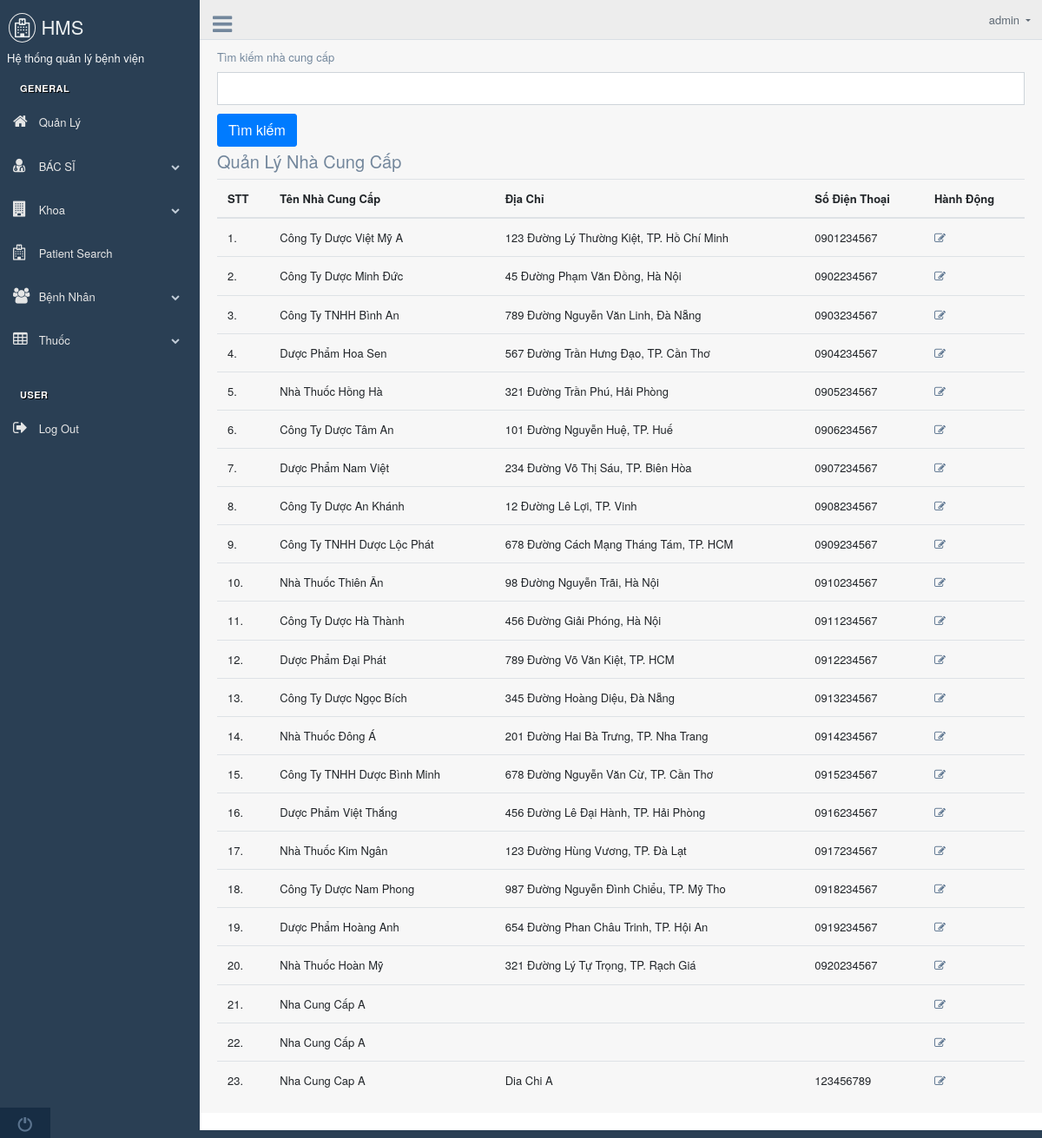
The app's page /admin/manage-NCC.php (signed in) with its own data.
### tables this page shows
CREATE TABLE `nhacungcap` (
  `maNhaCungCap` int(11) NOT NULL,
  `tenNhaCungCap` varchar(100) NOT NULL,
  `diaChi` varchar(255) NOT NULL,
  `soDienThoai` varchar(15) NOT NULL
);

### admin/manage-NCC.php (the view, shortened to what this page needs)
<?php
include('include/config.php');
?>
<!DOCTYPE html>
<head>
    <link href="../vendors/bootstrap/dist/css/bootstrap.min.css" rel="stylesheet">
    <link href="../vendors/font-awesome/css/font-awesome.min.css" rel="stylesheet">
    <link href="../assets/css/custom.min.css" rel="stylesheet">
</head>
<body class="nav-md">
    <?php include('include/header.php'); ?>
    <div class="row">
        <div class="col-md-12">
            <form role="form" method="post" name="search">
                <div class="form-group">
                    <label for="searchdata">Tìm kiếm nhà cung cấp</label>
                    <input type="text" name="searchdata" id="searchdata" class="form-control" required='true'>
                </div>
                <button type="submit" name="search" id="submit" class="btn btn-o btn-primary">Tìm kiếm</button>
            </form>
        </div>
    </div>
    <div class="row">
        <div class="col-md-12">
            <h5 class="over-title margin-bottom-15">Quản Lý <span class="text-bold">Nhà Cung Cấp</span></h5>
            <table class="table table-hover">
                <thead>
                    <tr>
                        <th class="center">STT</th>
                        <th>Tên Nhà Cung Cấp</th>
                        <th>Địa Chỉ</th>
                        <th>Số Điện Thoại</th>
                        <th>Hành Động</th>
                    </tr>
                </thead>
                <tbody>
                    <?php
                    $sql = mysqli_query($con, "SELECT * FROM nhacungcap");
                    $cnt = 1;
                    while ($row = mysqli_fetch_array($sql)) {
                    ?>
                        <tr>
                            <td class="center"><?php echo $cnt; ?>.</td>
                            <td><?php echo $row['tenNhaCungCap']; ?></td>
                            <td><?php echo $row['diaChi']; ?></td>
                            <td><?php echo $row['soDienThoai']; ?></td>
                            <td>
                                <a href="edit-ncc.php?editid=<?php echo $row['maNhaCungCap']; ?>"><i class="fa fa-edit"></i></a>
                            </td>
                        </tr>
                    <?php
                        $cnt++;
                    }
                    ?>
                </tbody>
            </table>
        </div>
    </div>
    <?php include('include/footer.php'); ?>
</body>

### records on screen
nhacungcap: tenNhaCungCap "Công Ty Dược Việt Mỹ A", diaChi "123 Đường Lý Thường Kiệt, TP. Hồ Chí Minh", soDienThoai "0901234567"
nhacungcap: tenNhaCungCap "Công Ty Dược Minh Đức", diaChi "45 Đường Phạm Văn Đồng, Hà Nội", soDienThoai "0902234567"
nhacungcap: tenNhaCungCap "Công Ty TNHH Bình An", diaChi "789 Đường Nguyễn Văn Linh, Đà Nẵng", soDienThoai "0903234567"
nhacungcap: tenNhaCungCap "Dược Phẩm Hoa Sen", diaChi "567 Đường Trần Hưng Đạo, TP. Cần Thơ", soDienThoai "0904234567"
nhacungcap: tenNhaCungCap "Nhà Thuốc Hồng Hà", diaChi "321 Đường Trần Phú, Hải Phòng", soDienThoai "0905234567"
nhacungcap: tenNhaCungCap "Công Ty Dược Tâm An", diaChi "101 Đường Nguyễn Huệ, TP. Huế", soDienThoai "0906234567"
nhacungcap: tenNhaCungCap "Dược Phẩm Nam Việt", diaChi "234 Đường Võ Thị Sáu, TP. Biên Hòa", soDienThoai "0907234567"
nhacungcap: tenNhaCungCap "Công Ty Dược An Khánh", diaChi "12 Đường Lê Lợi, TP. Vinh", soDienThoai "0908234567"
nhacungcap: tenNhaCungCap "Công Ty TNHH Dược Lộc Phát", diaChi "678 Đường Cách Mạng Tháng Tám, TP. HCM", soDienThoai "0909234567"
nhacungcap: tenNhaCungCap "Nhà Thuốc Thiên Ân", diaChi "98 Đường Nguyễn Trãi, Hà Nội", soDienThoai "0910234567"
nhacungcap: tenNhaCungCap "Công Ty Dược Hà Thành", diaChi "456 Đường Giải Phóng, Hà Nội", soDienThoai "0911234567"
nhacungcap: tenNhaCungCap "Dược Phẩm Đại Phát", diaChi "789 Đường Võ Văn Kiệt, TP. HCM", soDienThoai "0912234567"
nhacungcap: tenNhaCungCap "Công Ty Dược Ngọc Bích", diaChi "345 Đường Hoàng Diệu, Đà Nẵng", soDienThoai "0913234567"
nhacungcap: tenNhaCungCap "Nhà Thuốc Đông Á", diaChi "201 Đường Hai Bà Trưng, TP. Nha Trang", soDienThoai "0914234567"
nhacungcap: tenNhaCungCap "Công Ty TNHH Dược Bình Minh", diaChi "678 Đường Nguyễn Văn Cừ, TP. Cần Thơ", soDienThoai "0915234567"
nhacungcap: tenNhaCungCap "Dược Phẩm Việt Thắng", diaChi "456 Đường Lê Đại Hành, TP. Hải Phòng", soDienThoai "0916234567"
nhacungcap: tenNhaCungCap "Nhà Thuốc Kim Ngân", diaChi "123 Đường Hùng Vương, TP. Đà Lạt", soDienThoai "0917234567"
nhacungcap: tenNhaCungCap "Công Ty Dược Nam Phong", diaChi "987 Đường Nguyễn Đình Chiểu, TP. Mỹ Tho", soDienThoai "0918234567"
nhacungcap: tenNhaCungCap "Dược Phẩm Hoàng Anh", diaChi "654 Đường Phan Châu Trinh, TP. Hội An", soDienThoai "0919234567"
nhacungcap: tenNhaCungCap "Nhà Thuốc Hoàn Mỹ", diaChi "321 Đường Lý Tự Trọng, TP. Rạch Giá", soDienThoai "0920234567"
nhacungcap: tenNhaCungCap "Nha Cung Cấp A"
nhacungcap: tenNhaCungCap "Nha Cung Cấp A"
nhacungcap: tenNhaCungCap "Nha Cung Cap A", diaChi "Dia Chi A", soDienThoai "123456789"

### other values on screen
$_SESSION['login'] "admin"
